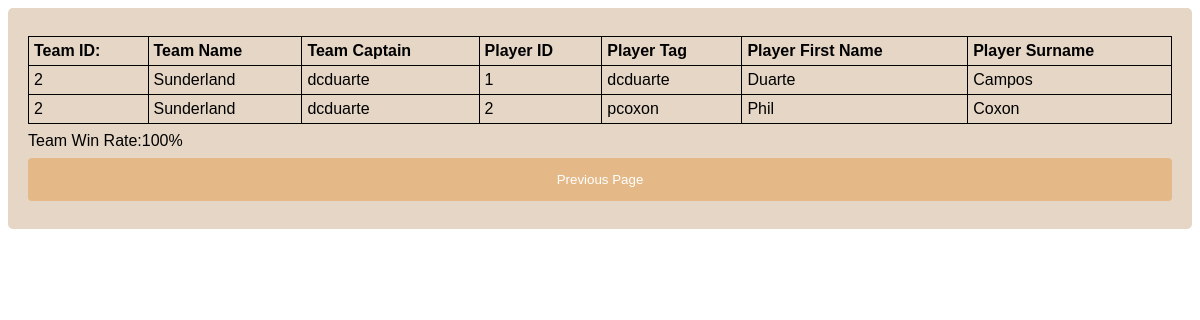
Screenshot of /Website/sql_view_other_team.php with the database file from the repository.
### tables this page shows
CREATE TABLE `players` (
  `player_id` int(255) NOT NULL,
  `player_tag` varchar(255) NOT NULL,
  `player_firstname` varchar(255) NOT NULL,
  `player_surname` varchar(255) NOT NULL,
  `player_password` varchar(255) NOT NULL,
  `team_id` int(255) NOT NULL,
  `user_type` varchar(255) NOT NULL
);

CREATE TABLE `teams` (
  `team_id` int(255) NOT NULL,
  `team_name` varchar(255) NOT NULL,
  `team_captain` varchar(255) NOT NULL
);

### Website/sql_view_other_team.php (the view, shortened to what this page needs)
<!DOCTYPE html>
<html lang="en">
<head>
    <link  rel="stylesheet" href="stylesheet.css" >
</head>
<body>
<?php
        $servername = "localhost";
        $username = "root";
        $password = "";
        $database = "esports";
        $team_id = $_POST['team_id'];
        if($team_id == 'default'){
            echo "<div>";
            header("refresh:5;player_view_other_team.php");
            echo "No selection made";
            echo "<br>";
            echo "The page will refresh automaticaly";
            echo "</div>";
         }
         else{
            try {
                $conn = new PDO("mysql:host=$servername;dbname=$database", $username, $password);
                $conn->setAttribute(PDO::ATTR_ERRMODE, PDO::ERRMODE_EXCEPTION);
                $team_name = $conn->prepare("SELECT team_name FROM teams WHERE team_id LIKE ?");
                $team_name -> bindValue(1, "%$team_id%");
                $team_name -> execute();
                $row = $team_name->fetch();
                $team_name = $row["team_name"];
                $team_games_played = $conn->prepare("SELECT count(*) AS team_games_played FROM matches WHERE team1_id LIKE ? OR team2_id LIKE ?");
                $team_games_played -> bindValue(1, "%$team_id%");
                $team_games_played -> bindValue(2, "%$team_id%");
                $team_games_played -> execute();
                $row = $team_games_played->fetch();
                $team_games_played = $row["team_games_played"];
                $total_games_won = $conn->prepare("SELECT count(*) AS total_games_won FROM matches WHERE result LIKE ?");
                $total_games_won -> bindValue(1, "%$team_id%");
                $total_games_won -> execute();
                $row = $total_games_won->fetch();
                $total_games_won = $row["total_games_won"];
                $win_percentage = ($total_games_won / $team_games_played) * 100;
                $sql = $conn->prepare("SELECT * FROM teams INNER JOIN players ON teams.team_id=players.team_id WHERE team_name LIKE ?");
                $sql -> bindValue(1, "%$team_name%");
                $sql -> execute();
                echo "<div>
                <table border=1>
                <tr>
                <th>Team ID:</th>
                <th>Team Name</th>
                <th>Team Captain</th>
                <th>Player ID</th>
                <th>Player Tag</th>
                <th>Player First Name</th>
                <th>Player Surname</th>
                </tr>
                </div>";
                if($sql->rowCount()) {
                    while ($row = $sql->fetch())
                    {
                        echo "<tr>";
                        echo '<td> ' . $row['team_id'] . '</td>';
                        echo '<td> ' . $row['team_name'] . '</td>';
                        echo '<td> ' . $row['team_captain'] . '</td>';
                        echo '<td> ' . $row['player_id'] . '</td>';
                        echo '<td> ' . $row['player_tag'] . '</td>';
                        echo '<td> ' . $row['player_firstname'] . '</td>';
                        echo '<td> ' . $row['player_surname'] . '</td>';
                        echo "</tr>";
                    }
        echo"Team Win Rate:". round($win_percentage,2) . "%";
                    }
                else
                    {
                        echo 'No team found';
                    }
                }
            catch(PDOException $e)
                {
                echo $sql . "<br>" . $e->getMessage();
                }
            }
                       echo '<form action="player_view_other_team.php">
                       <input type="submit" value="Previous Page">
                   </form>'    ;
            ?>
</body>
</html>

### Website/stylesheet.css (style rules this page uses)
input[type=submit] { width: 100%; background-color: #E4B987; color: white; padding: 14px 20px; margin: 8px 0; border: none; border-radius: 4px; cursor: pointer; font-family: "Arial", Helvetica, sans-serif; }
div { font-family: 'Trebuchet MS', 'Lucida Sans Unicode', 'Lucida Grande', 'Lucida Sans', Arial, sans-serif; border-radius: 5px; background-color: #e5d6c5; padding: 20px; }
table { width: 100%; padding: 12px 20px; margin: 8px 0; border-collapse: collapse; font-family: 'Trebuchet MS', 'Lucida Sans Unicode', 'Lucida Grande', 'Lucida Sans', Arial, sans-serif; }
table, td, th { border: 1px solid black; padding: 5px; }
th { text-align: left; }

### rows the page displays
players: team "2", team.team_name "Sunderland", team.team_captain "dcduarte", player_id "1", player_tag "dcduarte", player_firstname "Duarte", player_surname "Campos"
players: team "2", team.team_name "Sunderland", team.team_captain "dcduarte", player_id "2", player_tag "pcoxon", player_firstname "Phil", player_surname "Coxon"

### other values shown
$win_percentage "100"
